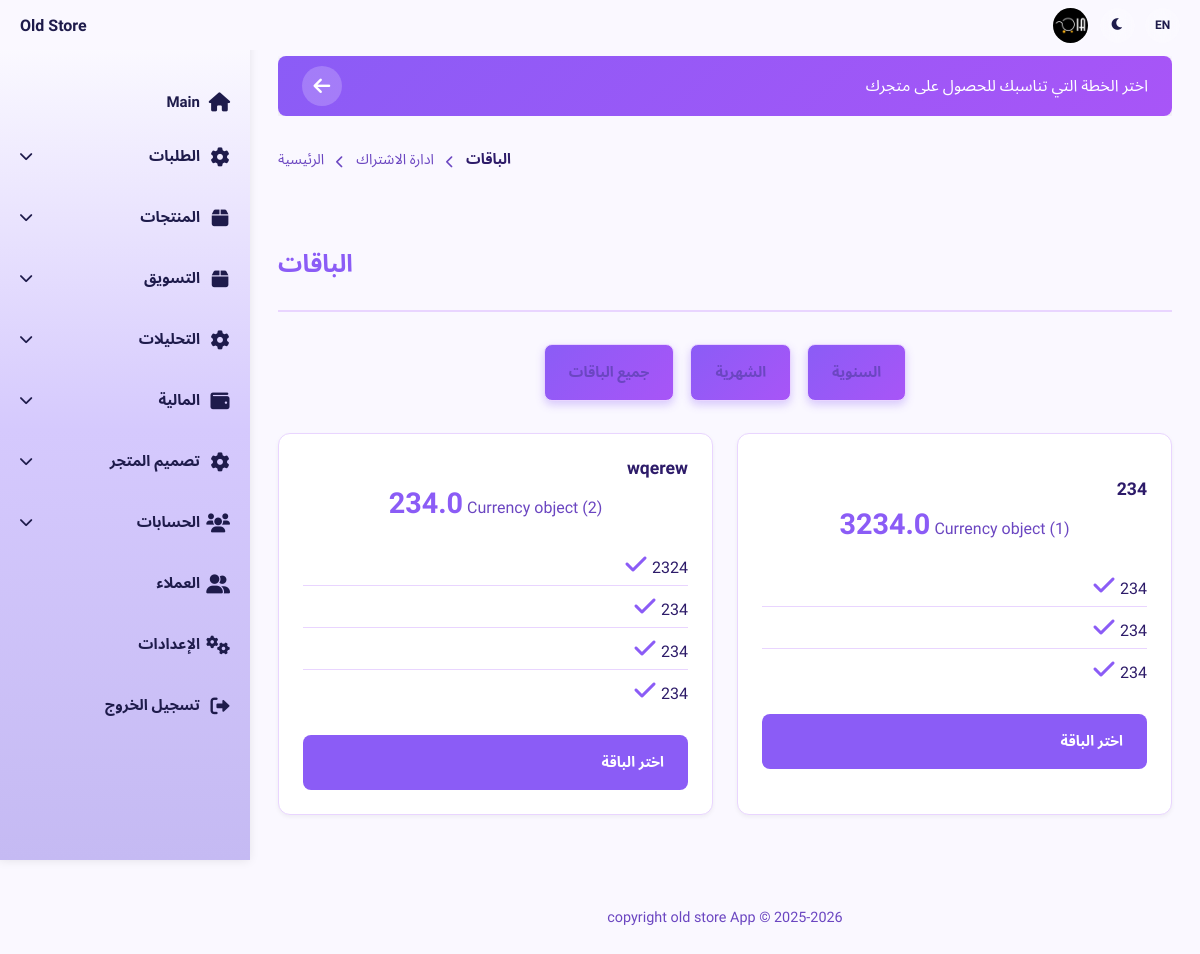
Page /merchant/config/plans on the earlier database version.
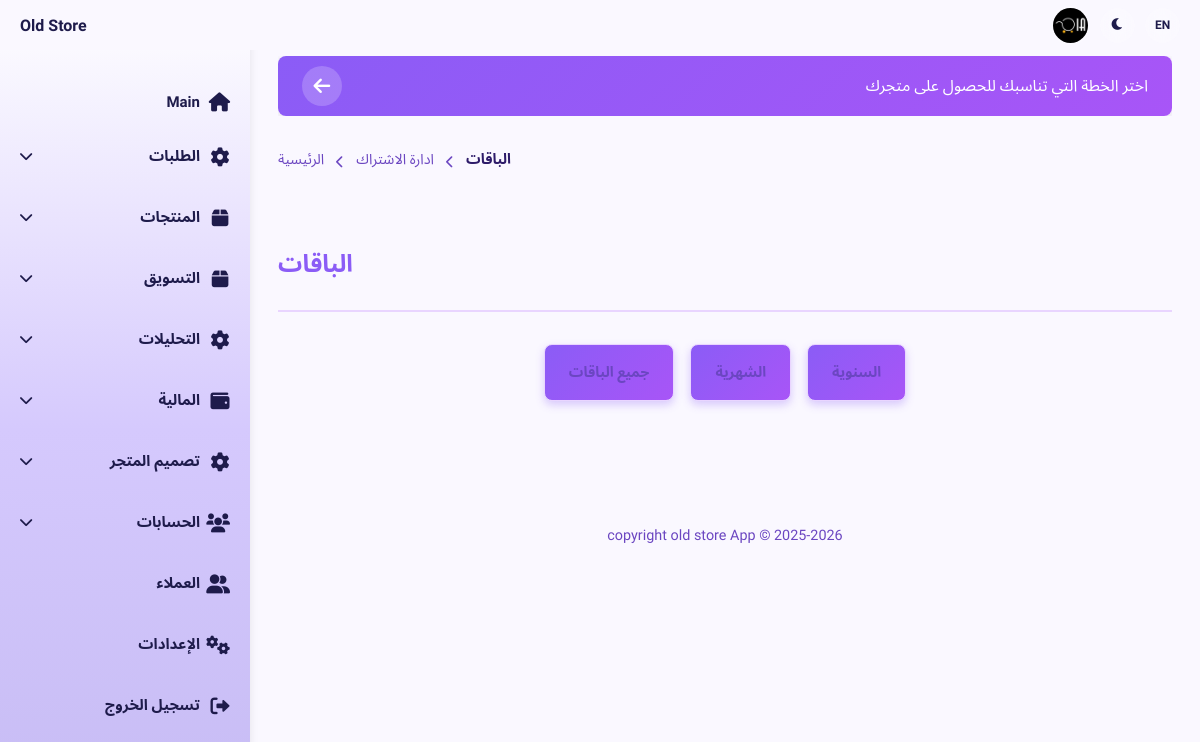
Same page on the later database version.
### merchant/models.py (models this page shows)
class Plan(models.Model):
    name =  models.CharField(max_length=100)
    price =  models.FloatField()
    currnency = models.ForeignKey(Currency, on_delete=models.CASCADE)
    feature1 = models.CharField(max_length=100, null=True, blank=True)
    feature2 = models.CharField(max_length=100, null=True, blank=True)
    feature3 = models.CharField(max_length=100, null=True, blank=True)
    feature4 = models.CharField(max_length=100, null=True, blank=True)
    type = models.CharField(max_length=100, choices=PlanChoices, default=PlanChoices.MONTHLY)

### dashboard/models.py (models this page shows)
class Currency(models.Model):
    name = models.CharField(max_length=100)
    symbol = models.CharField(max_length=10)
    parts_name = models.CharField(max_length=100)
    parts = models.FloatField()

### merchant/views/views.py (the view)
# urls.py: path("plans", views.PlansView.as_view(), name="plans"),
class PlansView(View):
    def get(slf, request):
        plans = Plan.objects.all()
        context = {
            'plans': plans
        }
        return render(request, "config/subscription/plans.html", context=context)

### merchant/templates/config/subscription/plans.html (shortened to what this page needs)
{% extends 'layout/base.html' %}
{% load static %}
{% block content %}
<link rel="stylesheet" href="{% static 'css/main.css' %}">
<link rel="stylesheet" href="{% static 'css/form_fields.css' %}">
    <nav class="breadcrumb">
        <a href="{% url 'configuration' %}" class="breadcrumb-item">الرئيسية</a>
        <span class="breadcrumb-separator">
            <i class="fas fa-chevron-right"></i>
        </span>
        <a href="{% url 'plan-config' %}" class="breadcrumb-item">ادارة الاشتراك</a>
        <span class="breadcrumb-separator">
            <i class="fas fa-chevron-right"></i>
        </span>
        <span class="breadcrumb-item active">الباقات</span>
    </nav>
    <section class="config-section">
        <div class="section-title">
            <h2>الباقات</h2>
        </div>
        <div class="form-actions plan-filters">
            <button class="btn-secondary filter-btn active" data-filter="all">جميع الباقات</button>
            <button class="btn-secondary filter-btn" data-filter="monthly">الشهرية</button>
            <button class="btn-secondary filter-btn" data-filter="annual">السنوية</button>
        </div>
        <div class="config-grid" id="plans-container">
            {% for plan in plans %}
            <div class="config-item plan-card" data-type="{{ plan.type }}">
                <div class="config-content plan-content">
                    <h3 class="plan-title">{{ plan.name }}</h3>
                    <div class="plan-price-container">
                        <span class="plan-price">{{ plan.price }}</span>
                        <span class="plan-currency">{{ plan.currnency }}</span>
                    </div>
                    <ul class="plan-features">
                        {% if plan.feature1 %}
                        <li class="plan-feature">
                            <i class="fas fa-check plan-feature-icon"></i>
                            {{ plan.feature1 }}
                        </li>
                        {% endif %}
                        {% if plan.feature2 %}
                        <li class="plan-feature">
                            <i class="fas fa-check plan-feature-icon"></i>
                            {{ plan.feature2 }}
                        </li>
                        {% endif %}
                        {% if plan.feature3 %}
                        <li class="plan-feature">
                            <i class="fas fa-check plan-feature-icon"></i>
                            {{ plan.feature3 }}
                        </li>
                        {% endif %}
                        {% if plan.feature4 %}
                        <li class="plan-feature">
                            <i class="fas fa-check plan-feature-icon"></i>
                            {{ plan.feature4 }}
                        </li>
                        {% endif %}
                    </ul>
                    <div class="plan-button-container">
                        <button class="btn-primary plan-button">
                            اختر الباقة
                        </button>
                    </div>
                </div>
            </div>
            {% endfor %}
        </div>
    </section>
{% endblock %}

### merchant/templates/layout/base.html (shortened to what this page needs)
{% load static %}
{% load i18n %}
<!DOCTYPE html>
<html lang="ar" dir="rtl">
<head>
    <link rel="stylesheet" href="{% static 'css/sidebar_navbar.css' %}">
    <link rel="stylesheet" href="{% static 'css/main.css' %}">
    <link rel="stylesheet" href="{% static 'css/analytics.css' %}">
    <link href="https://cdnjs.cloudflare.com/ajax/libs/font-awesome/6.0.0/css/all.min.css" rel="stylesheet">
</head>
<body class="container-body">
    {%  include 'layout/navbar.html' %}
    {%  include 'layout/sidebar.html' %}
    <main class="main-content">
        {% include 'layout/banner.html' %}
        {% block content %}
        {% endblock %}
        {% include 'layout/footer.html' %}
    </main>
</body>
</html>

### merchant/templates/layout/navbar.html (shortened to what this page needs)
{% load static %}
<nav class="top-navbar" aria-label="Main navigation">
    <div class="navbar-container">
        <div class="navbar-items">
            <div class="navbar-logo">
                <span>Old Store</span>
            </div>
            <div class="navbar-controls">
                <div class="user-avatar">
                    <img src="{% static 'images/oia.jpg' %}" alt="User Avatar">
                </div>
                <button class="theme-toggle" id="themeToggle" aria-label="Toggle dark mode">
                    <i class="fas fa-moon"></i>
                </button>
                <button class="language-toggle" id="languageToggle" aria-label="Switch language">
                    <span id="currentLang">{{ LANGUAGE_CODE|upper }}</span>
                </button>
            </div>
        </div>
    </div>
</nav>

### merchant/templates/layout/sidebar.html (shortened to what this page needs)
{% load static %}
{% load i18n %}
<aside class="sidebar">
    <nav class="sidebar-nav">
        <div class="nav-section">
            <div class="nav-item">
                <a href="{% url 'merchant-dasboard' %}">
                    <div class="nav-header">
                        <div class="icon-text-group">
                            <span>{% trans "main" %}</span>
                            <i class="fas fa-home"></i>
                        </div>
                    </div>
                </a>
            </div>
            <div class="nav-item collapsible">
                <div class="nav-header">
                    <div class="icon-text-group">
                        <span>الطلبات</span>
                        <i class="fas fa-cog"></i>
                    </div>
                    <i class="fas fa-chevron-down arrow"></i>
                </div>
            </div>
            <div class="nav-item collapsible">
                <div class="nav-header">
                    <div class="icon-text-group">
                        <span>المنتجات</span>
                        <i class="fas fa-box"></i>
                    </div>
                    <i class="fas fa-chevron-down arrow"></i>
                </div>
            </div>
            <div class="nav-item collapsible">
                <div class="nav-header">
                    <div class="icon-text-group">
                        <span>التسويق</span>
                        <i class="fas fa-box"></i>
                    </div>
                    <i class="fas fa-chevron-down arrow"></i>
                </div>
            </div>
            <div class="nav-item collapsible">
                <div class="nav-header">
                    <div class="icon-text-group">
                        <span>التحليلات</span>
                        <i class="fas fa-cog"></i>
                    </div>
                    <i class="fas fa-chevron-down arrow"></i>
                </div>
            </div>
            <div class="nav-item collapsible">
                <div class="nav-header">
                    <div class="icon-text-group">
                        <span>المالية</span>
                        <i class="fas fa-wallet"></i>
                    </div>
                    <i class="fas fa-chevron-down arrow"></i>
                </div>
            </div>
            <div class="nav-item collapsible">
                <div class="nav-header">
                    <div class="icon-text-group">
                        <span>تصميم المتجر</span>
                        <i class="fas fa-cog"></i>
                    </div>
                    <i class="fas fa-chevron-down arrow"></i>
                </div>
            </div>
            <div class="nav-item collapsible">
                <div class="nav-header">
                    <div class="icon-text-group">
                        <span>الحسابات</span>
                        <i class="fas fa-users"></i>
                    </div>
                    <i class="fas fa-chevron-down arrow"></i>
                </div>
            </div>
            <div class="nav-item">
                <a href="{% url 'customers' %}">
                    <div class="nav-header">
                        <div class="icon-text-group">
                            <span>العملاء</span>
                            <i class="fas fa-user-friends"></i>
                        </div>
                    </div>
                </a>
            </div>
            <div class="nav-item">
                <a href="{% url 'configuration' %}">
                    <div class="nav-header">
                        <div class="icon-text-group">
                            <span>الإعدادات</span>
                            <i class="fas fa-cogs"></i>
                        </div>
                    </div>
                </a>
            </div>
            <div class="nav-item">
                <a href="{% url 'merchant-logout' %}">
                    <div class="nav-header">
                        <div class="icon-text-group">
                            <span>تسجيل الخروج</span>
                            <i class="fas fa-sign-out-alt"></i>
                        </div>
                    </div>
                </a>
            </div>
        </div>
    </nav>
</aside>

### merchant/templates/layout/banner.html (shortened to what this page needs)
{% load static %}
<div class="banner-container">
    <div class="banner-slider">
        <a href="#" class="banner-item active" data-banner="1">
            <div class="banner-content">
                <div class="banner-text">
                    <span>اختر الخطة التي تناسبك للحصول على متجرك </span>
                </div>
                <div class="banner-icon">
                    <i class="fas fa-arrow-left"></i>
                </div>
            </div>
        </a>
    </div>
</div>

### merchant/templates/layout/footer.html
<footer style="text-align: center; padding: 2rem 0; margin-top: 3rem; color: var(--text-secondary); font-size: 0.9rem;">
    <p>copyright old store App © 2025-2026</p>
</footer>

### static/css/sidebar_navbar.css (style rules this page uses)
.top-navbar { position: fixed; top: 0; left: 0; right: 0; height: 50px; color: var(--text-sidebar); z-index: 1100; background-color: var(--bg-primary); }
.navbar-container { height: 100%; overflow-x: auto; overflow-y: hidden; scrollbar-width: none; -ms-overflow-style: none; }
.navbar-items { display: flex; align-items: center; justify-content: space-between; height: 100%; padding: 0 20px; min-width: max-content; }
.navbar-logo { display: flex; align-items: center; gap: 10px; order: 1; }
.navbar-logo span { font-size: 16px; font-weight: 600; color: var(--text-sidebar); }
.navbar-controls { display: flex; align-items: center; gap: 10px; order: 3; }
.user-avatar { width: 35px; height: 35px; border-radius: 50%; overflow: hidden; border: 2px solid rgba(255, 255, 255, 0.2); }
.user-avatar img { width: 100%; height: 100%; object-fit: cover; }
.sidebar { width: 250px; background: var(--bg-sidebar); color: var(--text-sidebar); height: 100vh; position: fixed; right: 0; top: 0; overflow-y: auto; box-shadow: -1px 0 10px rgba(0, 0, 0, 0.1); z-index: 1002; padding-top: 60px; transition: background 0.3s ease; }
[dir="ltr"] .sidebar { left: 0; right: auto; }
.sidebar-nav { padding: 20px 0; font-size: 14px; }
.nav-item { margin-bottom: 5px; color: var(--text-sidebar); }
.nav-item a { text-decoration: none; color: inherit; display: block; }
.nav-header { padding: 12px 20px; display: flex; align-items: center; flex-direction: row; justify-content: space-between; cursor: pointer; direction: rtl; }
.nav-header i:not(.arrow) { margin-left: 10px; font-size: 19px; width: 20px; text-align: center; transition: transform 0.3s ease, background-color 0.8s ease; color: var(--text-sidebar); }
.nav-header span { font-weight: 600; font-size: 15px; color: var(--text-sidebar); }
.nav-header .icon-text-group { display: flex; align-items: center; flex-direction: row-reverse; }
.nav-header .arrow { transition: transform 0.3s ease-in-out; }
.main-content { margin-right: 250px; margin-top: 30px; padding: 10px 20px; min-height: calc(100vh - 60px); background-color: var(--bg-primary); transition: margin-right 0.3s ease-in-out, background-color 0.3s ease; }
[dir="ltr"] .main-content { margin-left: 250px; margin-right: 0; }
.theme-toggle { width: 35px; height: 35px; border: none; border-radius: 50%; background-color: rgba(255, 255, 255, 0.2); color: var(--text-sidebar); cursor: pointer; display: flex; align-items: center; justify-content: center; transition: all 0.3s ease; backdrop-filter: blur(10px); }
.language-toggle { width: 35px; height: 35px; border: none; border-radius: 50%; background-color: rgba(255, 255, 255, 0.2); color: var(--text-sidebar); cursor: pointer; display: flex; align-items: center; justify-content: center; transition: all 0.3s ease; backdrop-filter: blur(10px); font-size: 12px; font-weight: 600; }

### static/css/main.css (style rules this page uses)
body { background-color: var(--bg-primary); }
.config-section { margin-bottom: 3rem; }
.section-title { display: flex; justify-content: space-between; align-items: center; border-bottom: 2px solid var(--border-light); margin-bottom: 1.5rem; text-decoration: none; }
.section-title h2 { font-size: 1.5rem; font-weight: 600; color: var(--primary-purple); text-align: right; }

### static/css/analytics.css (style rules this page uses)
.filter-btn { padding: 10px 20px; background: linear-gradient(135deg, var(--primary-purple), var(--secondary-blue)); color: white; border: none; border-radius: 8px; cursor: pointer; transition: all 0.3s ease; font-weight: 500; box-shadow: 0 4px 8px rgba(139, 92, 246, 0.3); }

### static/css/form_fields.css (style rules this page uses)
.form-actions { display: flex; justify-content: flex-end; gap: 1rem; margin-top: 2rem; padding: 1.5rem 0; }
.btn-primary, .btn-secondary, .export-btn { display: flex; align-items: center; gap: 0.5rem; padding: 0.75rem 1.5rem; border: none; border-radius: 8px; font-size: 0.9rem; font-weight: 600; cursor: pointer; transition: all 0.3s ease-in-out; text-decoration: none; flex-direction: row-reverse; text-wrap: nowrap; }
.btn-secondary { background-color: var(--bg-primary); color: var(--text-secondary); border: 1px solid var(--border-light); }
.plan-filters { justify-content: center; padding: 0; margin-bottom: 2rem; }

Differences in the rows shown:
removed Plan: name "wqerew", price "234.0", currnency "Currency object (2)", feature1 "2324", feature2 "234", feature3 "234", feature4 "234"
removed Plan: name "234", price "3234.0", currnency "Currency object (1)", feature1 "234", feature2 "234", feature4 "234"
